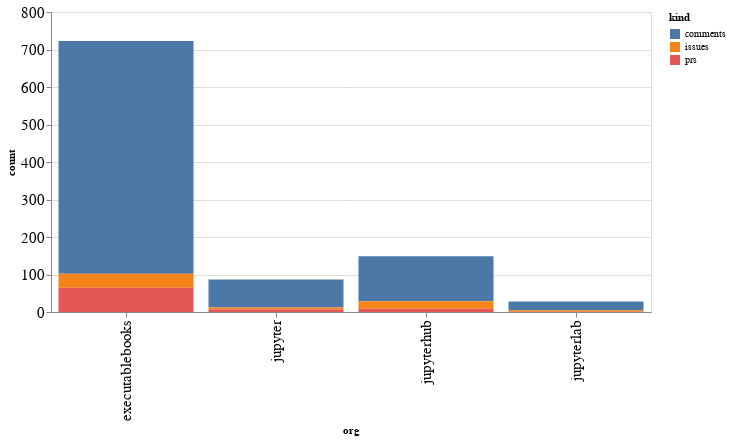

The notebook cell saved with this chart:
### Code cell
alt.Chart(org_summaries, width=600).mark_bar().encode(
    x='org',
    y='count',
    color='kind',
    tooltip="org"
)

### Figure 1 — Vega-Lite specification as saved in the notebook (floating-point values rounded to 4 significant figures)
{"config": {"axisLeft": {"labelFontSize": 15}, "axisBottom": {"labelFontSize": 15}}, "data": {"name": "data-16ca5e100873e232bfe6a3e840976d23"}, "mark": "bar", "encoding": {"color": {"type": "nominal", "field": "kind"}, "tooltip": {"type": "nominal", "field": "org"}, "x": {"type": "nominal", "field": "org"}, "y": {"type": "quantitative", "field": "count"}}, "width": 600, "$schema": "https://vega.github.io/schema/vega-lite/v4.8.1.json", "datasets": {"data-16ca5e100873e232bfe6a3e840976d23": [{"org": "executablebooks", "kind": "comments", "count": 621}, {"org": "executablebooks", "kind": "issues", "count": 37}, {"org": "executablebooks", "kind": "prs", "count": 65}, {"org": "jupyter", "kind": "comments", "count": 75}, {"org": "jupyter", "kind": "issues", "count": 5}, {"org": "jupyter", "kind": "prs", "count": 7}, {"org": "jupyterhub", "kind": "comments", "count": 120}, {"org": "jupyterhub", "kind": "issues", "count": 20}, {"org": "jupyterhub", "kind": "prs", "count": 9}, {"org": "jupyterlab", "kind": "comments", "count": 23}, {"org": "jupyterlab", "kind": "issues", "count": 4}, {"org": "jupyterlab", "kind": "prs", "count": 1}]}}
